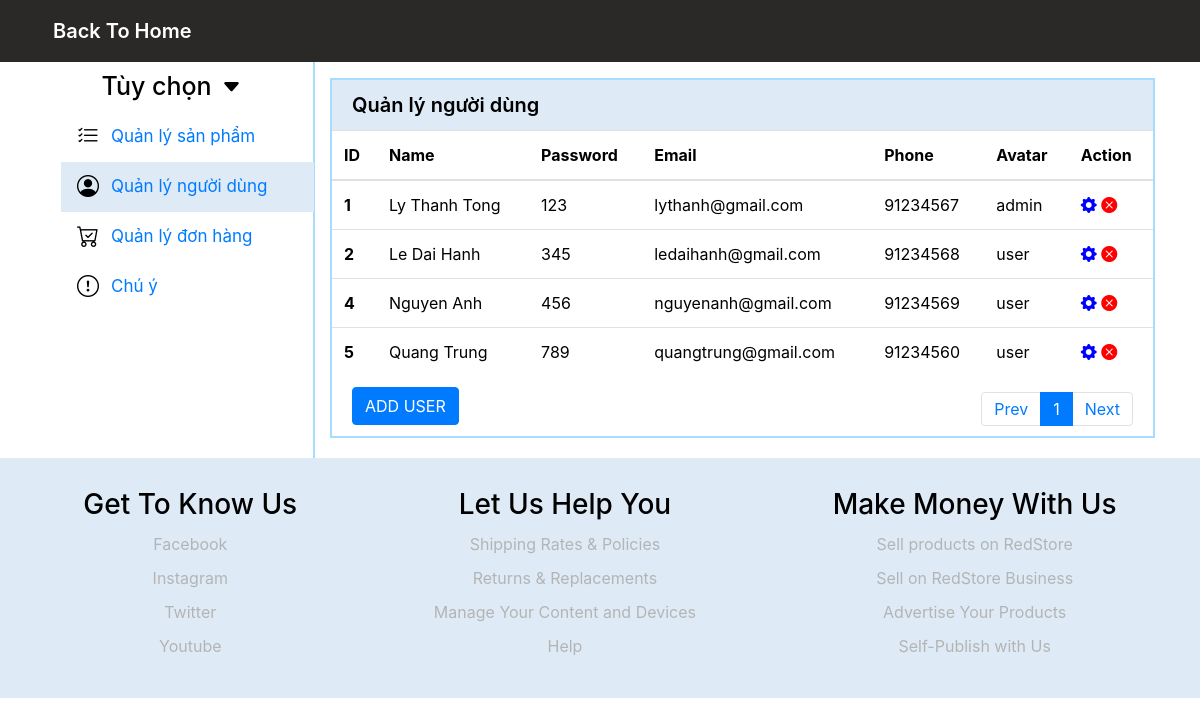
The page /manage/viewUserPage/1 (signed in) on the database its author committed.
### tables this page shows
create table member(
	member_id int not null auto_increment primary key,
	member_name varchar(20) not null,
	member_password varchar(30) not null,
	member_email varchar(30) not null,
	member_phone int not null,
	member_role varchar(20) DEFAULT 'user'
);

### mvc/core/controller.php (called while the page is built, shortened)
<?php
class controller{
    public function view($view, $data=[]){
        require_once "./mvc/views/".$view.".php";
    }
}
?>

### mvc/controllers/manage.php (called while the page is built, shortened)
<?php
class manage extends controller{
    public function viewUserPage($page){
        $Data = $this->model('manageModal')->getProductUserPaging($page);
        $this->view("UserManage", [
            "data" => $Data,
            "page" => $page
        ]);
    }
}
?>

### mvc/core/app.php (called while the page is built, shortened)
<?php
class app{
    protected $action="defaultView";
    function __construct(){
        $arr = $this->UrlProcess();
        if( file_exists("./mvc/controllers/".$arr[0].".php")){
            unset($arr[0]);
        }
        $this->controller = new $this->controller;
        if(isset($arr[1])){
            if( method_exists( $this->controller , $arr[1]) ){
                $this->action = $arr[1];
            }
            unset($arr[1]);
        }
        $this->params = $arr?array_values($arr):[];
        call_user_func_array([$this->controller, $this->action], $this->params );
    }
    function UrlProcess(){
        if( isset($_GET["url"]) ){
            return explode("/", filter_var(trim($_GET["url"], "/")));
        }
    }
}
?>

### index.php (called while the page is built, shortened)
<?php
$myApp = new app();
?>

### mvc/models/manageModal.php (called while the page is built, shortened)
<?php
class manageModal extends db{
    private function _query($sql)
    {
        return mysqli_query($this->connect, $sql);
    }
    public function getProductUserPaging($page){
        $skip = (intval($page) - 1) * 5;
        $skipnext = $skip + 5;
        if(intval($page) - 1 == 0){
            $skip = 0;
            $skipnext = 5;
        }
        $typesql = "SELECT * FROM member LIMIT ".$skip.", ".$skipnext.";";
        $query1 = $this->_query($typesql);
        $types = [];
        while ($row = mysqli_fetch_assoc($query1)) {
            array_push($types, $row);
        }
        return $types;
    }
}
?>

### mvc/core/db.php (called while the page is built, shortened)
<?php
class db{
    protected $servername = "localhost";
    protected $username = "root";
    protected $password = "";
    function __construct(){
        $this->connect = mysqli_connect($this->servername, $this->username, $this->password);
    }
}
?>

### mvc/views/UserManage.php (the view, shortened to what this page needs)
<!DOCTYPE html>
<html lang="en">
<head>
    <link rel="stylesheet" href="https://maxcdn.bootstrapcdn.com/bootstrap/4.0.0/css/bootstrap.min.css"
>
    <link rel="stylesheet" href="./assets/css/app.css">
    <link rel="stylesheet" href="https://cdn.jsdelivr.net/npm/bootstrap-icons@1.3.0/font/bootstrap-icons.css">
</head>
<body>
    <nav class="navbar navbar-expand-lg navbar-dark" style="background-color: #2a2928;">
        <div class="container">
            <div class="collapse navbar-collapse" id="navbarSupportedContent">
                <ul class="navbar-nav mr-auto fontSize">
                <li class="nav-item active mr-4 selectedMenu">
                        <a class="nav-link" href="./home">Back To Home<span class="sr-only">(current)</span></a>
                    </li>
                </ul>
            </div>
        </div>
    </nav>
    <div class="container">
        <div class="row">
            <div class="col-sm-3 menu-left">
                <div class="option_admin">
                <div class="option_admin_title">
                        <span>Tùy chọn</span>
                        <i class="bi bi-caret-down-fill"></i>
                    </div>
                    <div class="option_admin_manage option_select ">
                        <i class="bi bi-list-check"></i>
                        <a href="manage/viewProductPage/1">Quản lý sản phẩm</a>
                    </div>
                    <div class="option_admin_comment option_select option_selected">
                        <i class="bi bi-person-circle"></i>
                        <a href="manage/viewUserPage/1">Quản lý người dùng</a>
                    </div>
                    <div class="option_admin_comment option_select ">
                        <i class="bi bi-cart-check"></i>
                        <a href="manage/viewOrderPage/1">Quản lý đơn hàng</a>
                    </div>
                    <div class="option_admin_comment option_select ">
                        <i class="bi bi-exclamation-circle"></i>
                        <a href="manage/note">Chú ý</a>
                    </div>
                </div>
            </div>
            <div class="col-sm-9 menu-right">
                <div class="admin_detail">
                    <div class="admin_detail_title">
                        Quản lý người dùng
                    </div>
                    <div class="admin_detail_content">
                        <table class="table">
                            <thead>
                                <tr>
                                    <th scope="col">ID</th>
                                    <th scope="col">Name</th>
                                    <th scope="col">Password</th>
                                    <th scope="col">Email</th>
                                    <th scope="col">Phone</th>
                                    <th scope="col">Avatar</th>
                                    <th scope="col">Action</th>
                                </tr>
                            </thead>
                            <tbody>
                                <?php foreach($data as $value): ?>
                                    <tr data-id="<?=$value['member_id']?>">
                                        <th scope="row"><?=$value['member_id']?></th>
                                        <td class="Name_Product_value"><?=$value['member_name']?></td>
                                        <td class="Type_Product_value"><?=$value['member_password']?></td>
                                        <td class="Price_Product_value"><?=$value['member_email']?></td>
                                        <td class="Quantity_Product_value"><?=$value['member_phone']?></td>
                                        <td class="Rating_Product_value"><?=$value['member_role']?></td>
                                        <td>
                                            <i class="bi bi-gear-fill edit-product" data-id="<?=$value['member_id']?>--<?=$value['member_name']?>--<?=$value['member_password']?>--<?=$value['member_email']?>--<?=$value['member_phone']?>--<?=$value['member_role']?>" data-toggle="modal" data-target="#exampleModalScrollable"></i>
                                            <i class="bi bi-x-circle-fill delete-product" data-toggle="modal" data-target="#exampleModal" data-id="<?=$value['member_id']?>"></i>
                                        </td>
                                    </tr>
                                <?php endforeach; ?>
                            </tbody>
                        </table>
                        <div class="show_quantity">
                            <div class="show_quantity_item">
                                <button type="button" class="btn btn-primary" data-toggle="modal" id="button_add" data-target="#exampleModalScrollable">ADD USER</button>
                            </div>
                            <div class="show_quantity_page">
                                <nav aria-label="...">
                                    <ul class="pagination">
                                      <li class="page-item ">
                                        <a class="page-link" href="manage/viewUserPage/<?=$page - 1?>" tabindex="-1">Prev</a>
                                      </li>
                                      <li class="page-item active">
                                        <a class="page-link" href="manage/viewUserPage/<?=$page?>"><?=$page?></a>
                                      </li>
                                      <li class="page-item">
                                        <a class="page-link" href="manage/viewUserPage/<?=$page + 1?>">Next</a>
                                      </li>
                                    </ul>
                                  </nav>
                            </div>
                        </div>
                    </div>
                </div>
            </div>
        </div>
        </div>
        <div class="footer">
            <div class="useful-link">
                <h3>Get To Know Us</h3>
                <div><a href="#">Facebook</a></div>
                <div><a href="#">Instagram</a></div>
                <div><a href="#">Twitter</a></div>
                <div><a href="#">Youtube</a></div>
            </div>
            <div class="useful-link">
                <h3>Let Us Help You</h3>
                <div><a href="#">Shipping Rates & Policies</a></div>
                <div><a href="#">Returns & Replacements</a></div>
                <div><a href="#">Manage Your Content and Devices</a></div>
                <div><a href="#">Help</a></div>
            </div>
            <div class="useful-link">
                <h3>Make Money With Us</h3>
                <div><a href="#">Sell products on RedStore</a></div>
                <div><a href="#">Sell on RedStore Business</a></div>
                <div><a href="#">Advertise Your Products</a></div>
                <div><a href="#">Self-Publish with Us</a></div>
            </div>
    </div>
</body>
</html>

### assets/css/app.css (style rules this page uses)
body { background-color:rgb(255, 255, 255); }
.container { color: black; }
.fontSize { font-size: 20px; font-weight: 600; }
.menu-left { border-right: 2px solid rgb(167, 220, 255); }
.option_admin_title { width: 100%; height: 50px; display: flex; justify-content: center; align-items: center; }
.option_admin_title span { font-size: 25px; font-weight: 550; margin-right: 10px; }
.option_admin_title i { font-size: 20px; }
.option_select { width: 100%; height: 50px; display: flex; justify-content: start; align-items: center; margin-left: 16px; font-size: 17px; }
.option_select i { margin-left: 16px; margin-right: 12px; font-size: 22px; }
.option_selected { background-color: rgb(222,235,246); }
.admin_detail { margin-bottom: 20px; margin-top: 16px; border: 2px solid rgb(167, 220, 255); }
.admin_detail_title { width: 100%; height: 50px; background-color: rgb(222,235,246); display: flex; justify-content: start; align-items: center; padding-left: 20px; font-size: 20px; font-weight: 600; }
.show_quantity { display: flex; justify-content: space-between; }
.show_quantity_item { margin-left: 20px; margin-top: -5px; height: 20px; }
.show_quantity_page { margin-right: 20px; }
.pagination { margin-bottom: 10px; }
.pagination a { padding-top: 6px; padding-bottom: 6px; }
.bi-x-circle-fill { color: red; }
.bi-gear-fill { color: blue; }
.footer { background-color: rgb(222,235,246); margin: 0px; display: flex; justify-content: space-around; padding: 20px; }
.useful-link { display: block; text-align: center; padding: 10px; color: black; }
.useful-link a { text-decoration: none; color: rgb(180, 180, 180); }
.useful-link div { margin: 10px; }

### mvc/views/UserManage.php (style rules this page uses)
.show_quantity_item { margin-top: -5px; }

### rows shown on the page
member: member_id "1", member_name "Ly Thanh Tong", member_password "123", member_email "lythanh@gmail.com", member_phone "91234567", member_role "admin"
member: member_id "2", member_name "Le Dai Hanh", member_password "345", member_email "ledaihanh@gmail.com", member_phone "91234568", member_role "user"
member: member_id "4", member_name "Nguyen Anh", member_password "456", member_email "nguyenanh@gmail.com", member_phone "91234569", member_role "user"
member: member_id "5", member_name "Quang Trung", member_password "789", member_email "quangtrung@gmail.com", member_phone "91234560", member_role "user"

### other values the page prints
$page "1"
